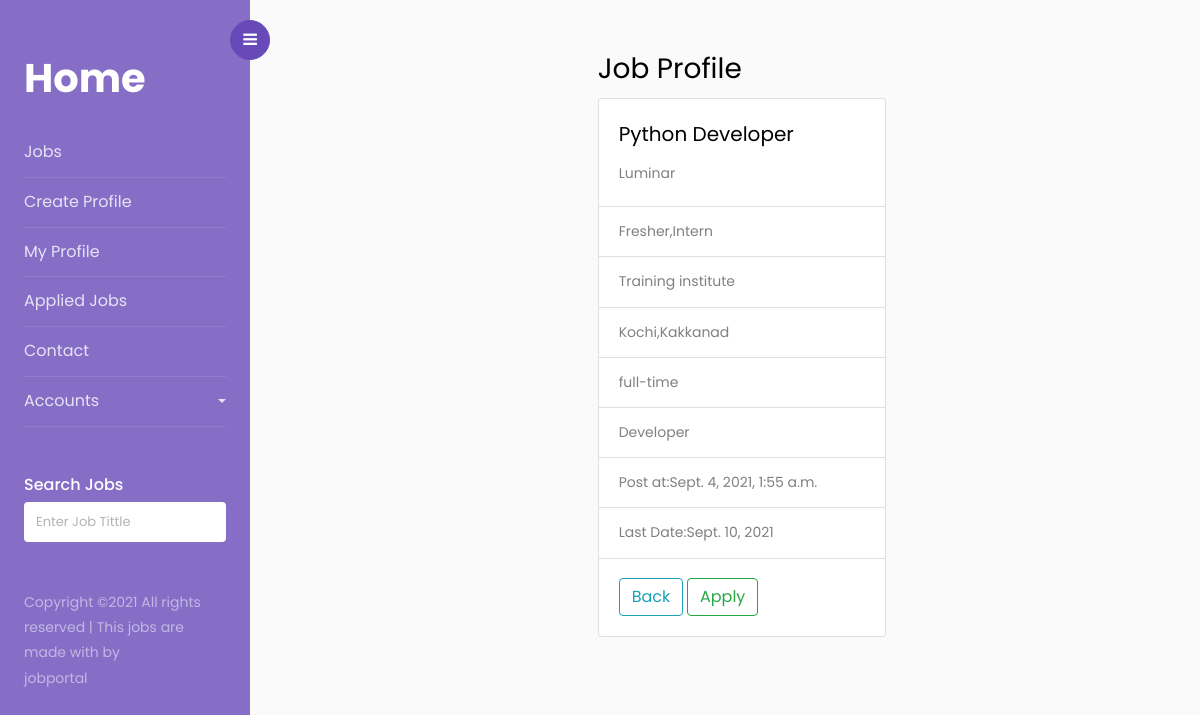
Before: /jobseeker/jobs/listalljobs/jobdetails/1 with the older database file.
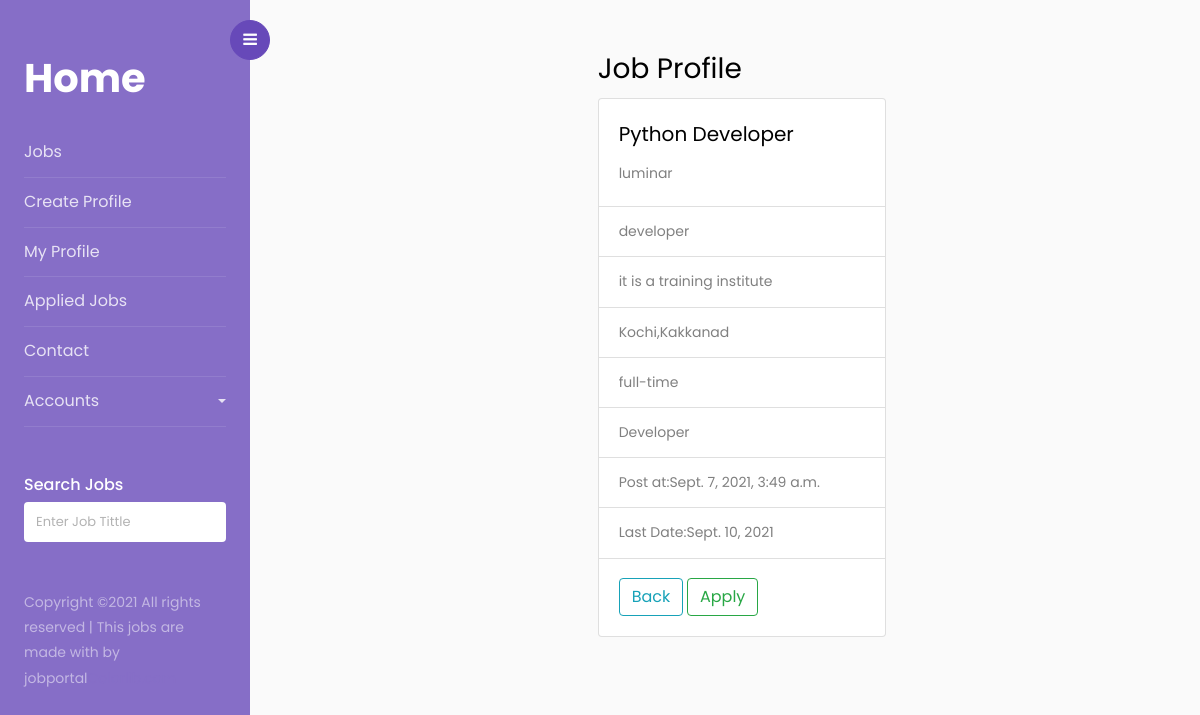
After: the same page with the newer database file.
### Employer/models.py (models this page shows, shortened)
class Job(models.Model):
    JOB_TYPE=(
        ("part-time","part-time"),
        ("full-time","full-time"),
        ("internship","internship")
    )
    title = models.CharField(max_length=300)
    description = models.TextField()
    location = models.CharField(max_length=150)
    type = models.CharField(choices=JOB_TYPE, max_length=10)
    category = models.CharField(max_length=100)
    last_date = models.DateField()
    company_name = models.CharField(max_length=100)
    company_description = models.CharField(max_length=300)
    created_at = models.DateTimeField(default=timezone.now)
    filled = models.BooleanField(default=False)
    active_status=models.BooleanField(default=True)

### jobseeker/views.py (the view)
# urls.py: path("jobs/listalljobs/jobdetails/<int:pk>",views.JobDetailView.as_view(),name="jobdetails")
class JobDetailView(DetailView):
    model = Job
    template_name = "jobdetailview.html"
    context_object_name = "job"

### jobseeker/templates/jobdetailview.html
<!DOCTYPE html>
{%extends 'base.html'%}
{%block body_block%}
<div class="row">
    <div class="col-4"></div>
    <div class="col-4">
        <h3>Job Profile</h3>
        <div class="card" style="width: 18rem;">
            <div class="card-body">
                <h5 class="card-title">{{job.title}}</h5>
                <p class="card-text">{{job.company_name}}</p>
            </div>
            <ul class="list-group list-group-flush">
                <li class="list-group-item">{{job.description}}</li>
                <li class="list-group-item">{{job.company_description}}</li>
                <li class="list-group-item">{{job.location}}</li>
                <li class="list-group-item">{{job.type}}</li>
                <li class="list-group-item">{{job.category}}</li>
                <li class="list-group-item">Post at:{{job.created_at}}</li>
                <li class="list-group-item">Last Date:{{job.last_date}}</li>
            </ul>
            <div class="card-body">
                <a href="{%url 'listalljobs'%}" class="btn btn-outline-info">Back</a>
                <a href="#" class="btn btn-outline-success">Apply</a>
            </div>
        </div>
    </div>
    <div class="col-4"></div>
</div>
{%endblock%}

Changed rows visible on the page:
changed Job "Python Developer": company_name "Luminar" → "luminar"; description "Fresher,Intern" → "developer"; company_description "Training institute" → "it is a training institute"; created_at "Sept. 4, 2021, 1:55 a.m." → "Sept. 7, 2021, 3:49 a.m."
